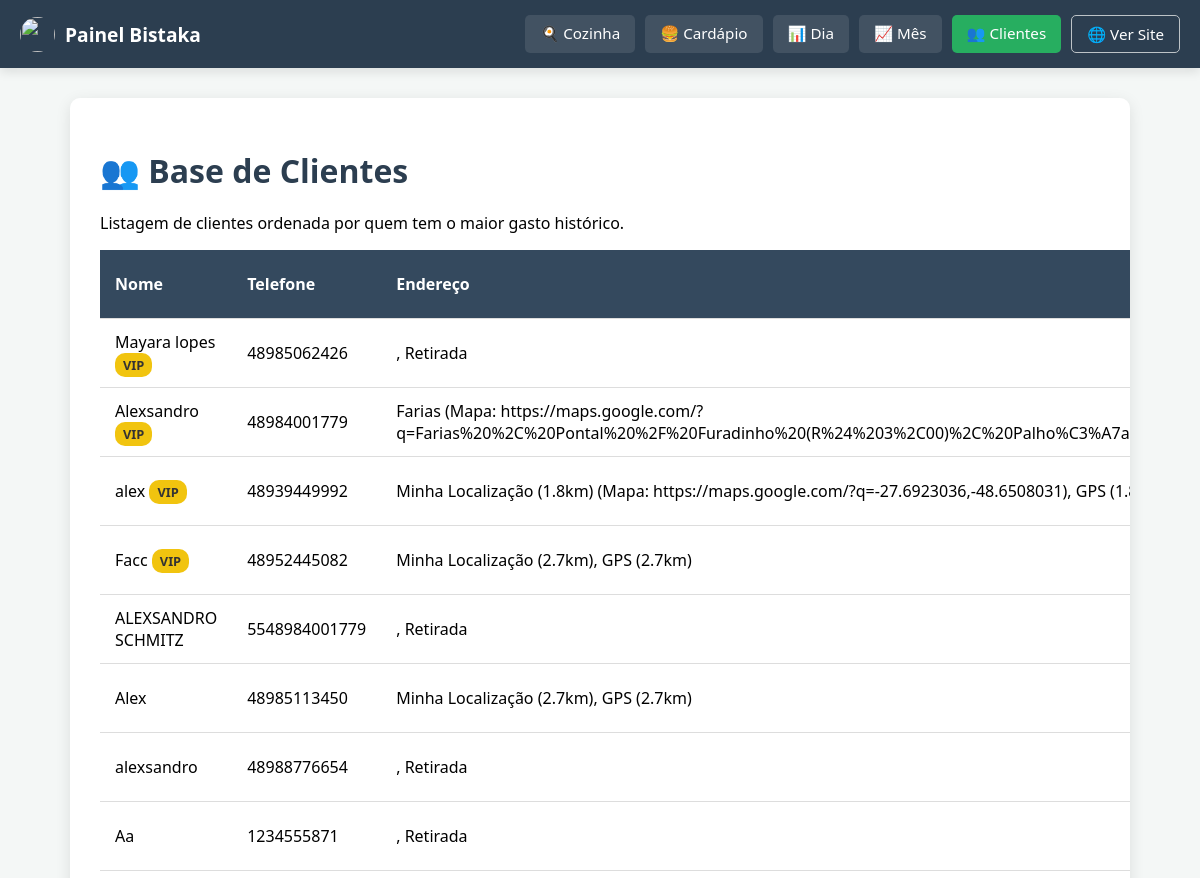
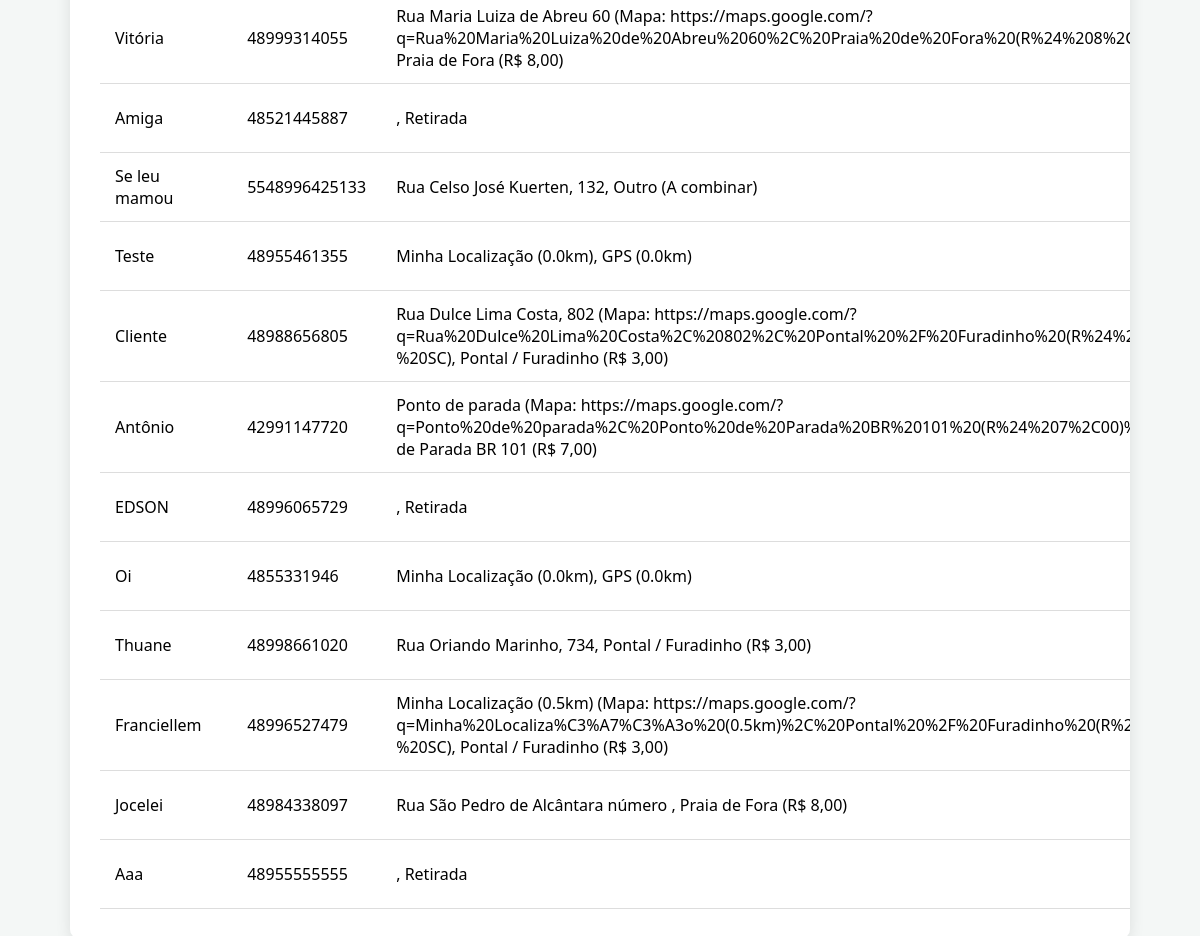
Page /admin/clientes (signed in) on the committed database (2 pictures, top to bottom).
### tables this page shows
CREATE TABLE clientes (
                telefone TEXT PRIMARY KEY,
                nome TEXT,
                endereco TEXT,
                bairro TEXT,
                primeiro_pedido DATETIME,
                ultimo_pedido DATETIME,
                total_gasto REAL DEFAULT 0
            );

### app.py (the view)
@app.route('/admin/clientes')
def lista_clientes():
    if not session.get('logged_in'): return redirect(url_for('login'))
    conn = get_db_connection()
    cursor = conn.execute('SELECT * FROM clientes ORDER BY total_gasto DESC')
    clientes = cursor.fetchall()
    conn.close()
    return render_template('clientes.html', clientes=clientes)

### app.py (called while the page is built)
def get_db_connection():
    conn = sqlite3.connect(DB_FILE)
    conn.row_factory = sqlite3.Row # Permite acessar colunas pelo nome
    return conn

### templates/clientes.html (shortened to what this page needs)
<!DOCTYPE html>
<html lang="pt-br">
<head>
</head>
<body>
    <nav class="admin-navbar">
        <div class="brand">
            <img src="/static/uploads/logo.png" style="height: 35px; width: 35px; border-radius: 50%; object-fit: cover;">
            Painel Bistaka
        </div>
        <div class="nav-links">
             <a href="/admin/dashboard">🍳 Cozinha</a>
            <a href="/admin">🍔 Cardápio</a>
            <a href="/admin/relatorio">📊 Dia</a>
            <a href="/admin/relatorio_mensal">📈 Mês</a>
            <a href="/admin/clientes" style="background: #27ae60;">👥 Clientes</a>
            <a href="/" target="_blank" style="background: transparent; border: 1px solid #bdc3c7;">🌐 Ver Site</a>
        </div>
    </nav>
    <div class="container">
        <h1>👥 Base de Clientes</h1>
        <p>Listagem de clientes ordenada por quem tem o maior gasto histórico.</p>
        <table>
            <thead>
                <tr>
                    <th>Nome</th>
                    <th>Telefone</th>
                    <th>Endereço</th>
                </tr>
            </thead>
            <tbody>
                {% for c in clientes %}
                <tr>
                    <td>
                        {{ c.nome }}
                        {% if c.total_gasto > 200 %} <span class="badge-ouro">VIP</span> {% endif %}
                    </td>
                    <td>{{ c.telefone }}</td>
                    <td>{{ c.endereco }}, {{ c.bairro }}</td>
                </tr>
                {% endfor %}
            </tbody>
        </table>
    </div>
</body>
</html>

### templates/clientes.html (style rules this page uses)
body { font-family: 'Segoe UI', sans-serif; background: #f4f7f6; margin: 0; padding: 0; }
.container { max-width: 1000px; margin: 30px auto; background: white; padding: 30px; border-radius: 10px; box-shadow: 0 4px 15px rgba(0,0,0,0.1); overflow-x: auto; }
h1 { color: #2c3e50; margin-bottom: 20px; }
table { width: 100%; border-collapse: collapse; margin-top: 10px; }
th, td { padding: 12px 15px; text-align: left; border-bottom: 1px solid #ddd; }
th { background-color: #34495e; color: white; font-weight: bold; }
.badge-ouro { background: #f1c40f; color: #333; padding: 3px 8px; border-radius: 10px; font-size: 0.8rem; font-weight: bold; }
.admin-navbar { background: #2c3e50; color: white; padding: 15px 20px; display: flex; justify-content: space-between; align-items: center; box-shadow: 0 4px 10px rgba(0,0,0,0.1); flex-wrap: wrap; gap: 10px; }
.admin-navbar .brand { font-weight: bold; font-size: 1.2rem; display: flex; align-items: center; gap: 10px; }
.admin-navbar .nav-links { display: flex; gap: 10px; flex-wrap: wrap; }
.admin-navbar a { color: white; text-decoration: none; padding: 8px 15px; border-radius: 5px; background: rgba(255,255,255,0.1); transition: background 0.2s; font-size: 0.95rem; }

### rows in the picture
clientes: nome "Mayara lopes", total_gasto "VIP", telefone "48985062426", bairro "Retirada"
clientes: nome "Alexsandro", total_gasto "VIP", telefone "48984001779", endereco "Farias (Mapa:…"
clientes: nome "alex", total_gasto "VIP", telefone "48939449992", endereco "Minha Localização (1.8km) (Mapa: https://maps.google.com/?q=-27.6923036,-48.6508031)", bairro "GPS…"
clientes: nome "Facc", total_gasto "VIP", telefone "48952445082", endereco "Minha Localização (2.7km)", bairro "GPS (2.7km)"
clientes: nome "ALEXSANDRO SCHMITZ", telefone "5548984001779", bairro "Retirada"
clientes: nome "Alex", telefone "48985113450", endereco "Minha Localização (2.7km)", bairro "GPS (2.7km)"
clientes: nome "alexsandro", telefone "48988776654", bairro "Retirada"
clientes: nome "Aa", telefone "1234555871", bairro "Retirada"
clientes: nome "Vitória", telefone "48999314055", endereco "Rua Maria Luiza de Abreu 60 (Mapa:…", bairro "Praia de Fora (R$ 8,00)"
clientes: nome "Amiga", telefone "48521445887", bairro "Retirada"
clientes: nome "Se leu mamou", telefone "5548996425133", endereco "Rua Celso José Kuerten, 132", bairro "Outro (A combinar)"
clientes: nome "Teste", telefone "48955461355", endereco "Minha Localização (0.0km)", bairro "GPS (0.0km)"
clientes: nome "Cliente", telefone "48988656805", endereco "Rua Dulce Lima Costa, 802 (Mapa:…", bairro "Pontal / Furadinho (R$ 3,00)"
clientes: nome "Antônio", telefone "42991147720", endereco "Ponto de parada (Mapa:…"
clientes: nome "EDSON", telefone "48996065729", bairro "Retirada"
clientes: nome "Oi", telefone "4855331946", endereco "Minha Localização (0.0km)", bairro "GPS (0.0km)"
clientes: nome "Thuane", telefone "48998661020", endereco "Rua Oriando Marinho, 734", bairro "Pontal / Furadinho (R$ 3,00)"
clientes: nome "Franciellem", telefone "48996527479", endereco "Minha Localização (0.5km) (Mapa:…", bairro "Pontal / Furadinho (R$ 3,00)"
clientes: nome "Jocelei", telefone "48984338097", endereco "Rua São Pedro de Alcântara número", bairro "Praia de Fora (R$ 8,00)"
clientes: nome "Aaa", telefone "48955555555", bairro "Retirada"
